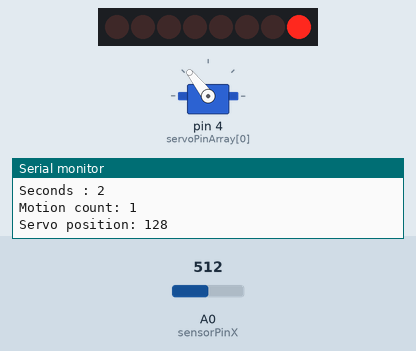
Bench run of a sketch on a simulated Arduino Uno, built with avr-gcc and run on an emulated ATmega328P. Shown: servo, 8 shift-register outputs drawn as a row of LEDs (first output left, lit = HIGH), the last lines printed to the serial monitor. The test bench sets the inputs (shaded band); at power-on: A0 (sensorPinX) = 512.

Above: at 4.0 s.
4.1 s: A0 (sensorPinX) set to 716
At 5.1 s:
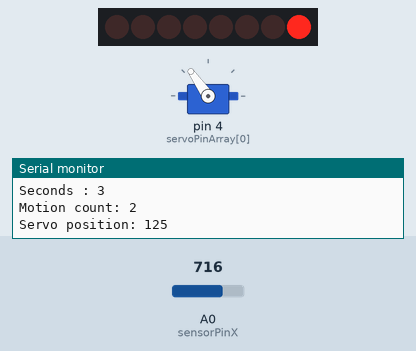
6.3 s: A0 (sensorPinX) set to 900
At 33.5 s:
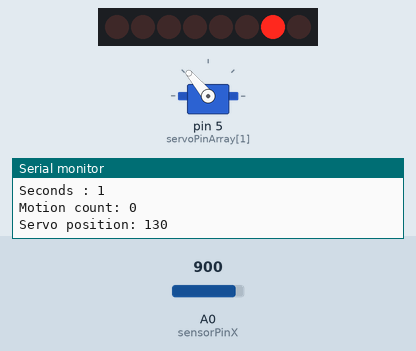
Timing chart, 0 to 34.3 s (numbered marks = the images above; inputs shaded):
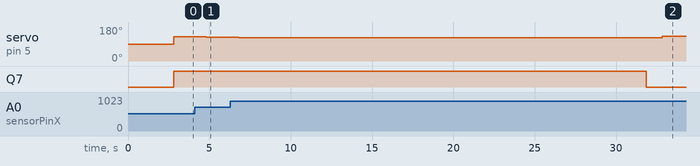

The sketch:

Shift_Servo_Combo.ino
```cpp
#include <Servo.h>

// Shift Register

int latchPin = 2;
int clockPin = 1;
int dataPin = 0;

byte leds = 0;

// Servo

int noOfServos = 8;
int servoPinArray[] = {4,5,6,7,8,9,10,11};

Servo myservo;  // create servo object to control a servo

// Acceleromator

int sensorPinX = A0; // set X-acceleromator to A0

// Time

long previousMillis = 0;
long interval = 1000;

int s; // variable to count secs
int h; // variable to count hours
int hourLength = 30; // set to 3600 for full hour

// Motion

int prevReading = 0; // will get one false reading
int threshold = 3; // tolerance for motion

int motionCounter; // motion count (beyond threshold)

void setup() {

  Serial.begin(9600);

  pinMode(latchPin, OUTPUT); // shift registor
  pinMode(dataPin, OUTPUT);  // shift registor
  pinMode(clockPin, OUTPUT); // shift registor

  for (int i = 0; i < noOfServos; i++) {
    myservo.attach(servoPinArray[i]);
    myservo.write(90);
    delay(350);
    myservo.detach();
  }

  myservo.attach(servoPinArray[0]);

  leds = 0;
  bitSet(leds, h);
  updateShiftRegister();

}

void loop() {

  unsigned long currentMillis = millis();
  int m; // used for moving Servo

  if(currentMillis - previousMillis > interval) {
    previousMillis = currentMillis;
    s++;
    Serial.print("Seconds : ");
    Serial.println(s);

    motionCounter += hasMoved();
    Serial.print("Motion count: ");
    Serial.println(motionCounter);

    m = map(motionCounter,0,30,130,50);
    Serial.print("Servo position: ");
    Serial.println(m);
    Serial.println("\n");
    myservo.write(m);
  }

  if(s == hourLength) {
    s = 0;
    h++;
    Serial.print("Hours : ");
    Serial.println(h);

    bitSet(leds, h);
    bitClear(leds, h-1);
    updateShiftRegister();

    motionCounter = 0;

    myservo.attach(servoPinArray[h]);
//    myservo.write(150);
    Serial.println("Next Servo");
  }

}

int hasMoved() {
  int reading = analogRead(sensorPinX);
  int dif = abs(reading- prevReading);
  prevReading = reading; // set current reading to be previous
  if (dif > threshold) {
    return 1;
    Serial.println("1");
  }
  else {
    return 0;
    Serial.println("0");
  }
}

void updateShiftRegister()
{
  digitalWrite(latchPin, LOW);
  shiftOut(dataPin, clockPin, LSBFIRST, leds);
  digitalWrite(latchPin, HIGH);
}
```

Measured:
- after the input at 4.1 s, servo on pin 5 (servoPinArray[1]): 128° → 125° after 0.70 s
- after the input at 6.3 s, servo on pin 5 (servoPinArray[1]): 125° → 122° after 0.51 s, → 130° 26.0 s later
